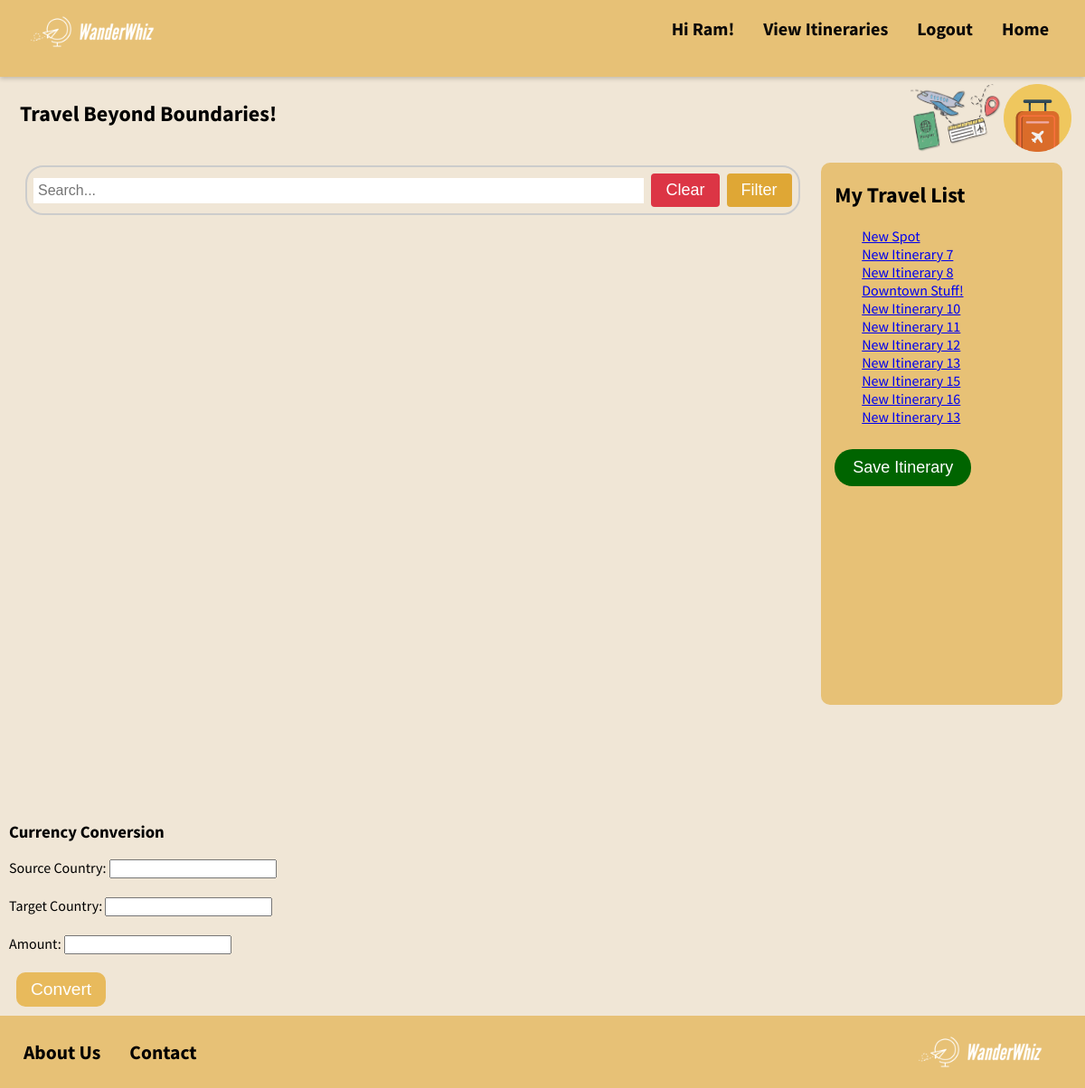
Screenshot of /itineraries/ (signed in) with the database file from the repository.
### members/models.py (models this page shows, shortened)
class Itinerary(models.Model):
    itinerary_name = models.CharField(max_length=255)
    business_list = models.ManyToManyField(Business)
    user_id = models.ForeignKey(User, on_delete=models.CASCADE)

### members/views.py (the view)
# urls.py: path('itineraries/', itinerary_list, name='itinerary_list'),
def itinerary_list(request):
    itineraries = Itinerary.objects.all()
    return render(request, 'itinerary_list.html', {'itineraries': itineraries})

### members/templates/itinerary_list.html
{% extends 'registration/home.html'%}
{% load static %}
{% block itineraryinfo %}
<ul>
  {% for itinerary in itineraries %}
  {% if itinerary.id and itinerary.user_id_id == request.user.id %}
    <li>
        <a href="{% url 'itinerary_detail' id=itinerary.id %}">{{ itinerary.itinerary_name }}</a>
      {% endif %}
    </li>
  {% empty %}
    <li>No itineraries found.</li>
  {% endfor %}
</ul>
{% endblock %}

### members/templates/base.html (shortened to what this page needs)
{% load static %}
<!DOCTYPE html>
<html lang="en">
<head>
    {% block css %}{% endblock %}
    {% block extrahead %}{% endblock %}
</head>
<body>
    <header style= 'padding-left: 2%; padding-right: 2%;'>
        <div class="header-logo">
            <a href="/home">
            <img src="{% static 'images/WanderWhiz-1_5.png'  %}" alt="Logo" width="160" height="60">
            </a>
        </div>
        <nav>
            <ul>
                {% if request.user.is_authenticated %}
                    <li><a href="{% url 'home'%}">Home</a></li>
                    <li><a href="{% url 'logout'%}">Logout</a></li>
                    <li><a href="{% url 'itinerary_list'%}">View Itineraries</a></li>
                    <li><a href="#">Hi {{request.user | title}}!</a></li>
                {% else %}
                    <li><a href="/login">Login</a></li>
                    <li><a href="/register">Sign Up</a></li>
                {% endif %}
            </ul>
        </nav>
    </header>
    <main>
                {% block content %}
                {% endblock %}
    </main>
    <footer id="feet">
        <div class="container-footer">
            <div class="footer-links">
                <a href="#">About Us</a>
                <a href="#">Contact</a>
            </div>
            <div class="footer-logo">
                <img src="{% static 'images/WanderWhiz-1_5.png'  %}" alt="Logo" width="160" height="60">
            </div>
        </div>
    </footer>
</body>
</html>

### members/static/homestylesheet.css (style rules this page uses)
body { background-color: #f0e6d6; width: 100vw; height: 100vh; height: auto; font-family: 'Source Sans Pro', sans-serif; margin: 0; display: flex; flex-direction: column; margin-bottom: 0%; }
li, li::marker { list-style-type: none; }
header { background-color: #E7C176; display: flex; justify-content: space-between; padding: 5px; box-shadow: 0px 2px 5px rgba(0, 0, 0, 0.2); }
nav { height: 75px; }
nav ul { list-style-type: none; padding: 0; margin: 0; overflow: hidden; }
nav li { float: right; }
nav li a { display: block; color: rgb(10, 8, 8); text-align: center; padding: 14px 16px; text-decoration: none; font-size: 20px; font-weight: bolder; }
#feet { background-color: #E7C176; color: #fff; padding: 10px; margin-bottom: 0%; }
.container-footer { display: flex; justify-content: space-between; align-items: center; font-size: 18px; }
.footer-links { display: flex; }
.footer-links a { display: block; color: rgb(4, 2, 2); text-align: center; padding: 14px 16px; text-decoration: none; font-weight: bold; font-size: larger; }
.footer-logo { display: flex; align-items: center; margin-right: 2%; }
.footer-logo img { margin-right: 0px; }

### rows the page displays
Itinerary: itinerary_name "New Spot"
Itinerary: itinerary_name "New Itinerary 7"
Itinerary: itinerary_name "New Itinerary 8"
Itinerary: itinerary_name "Downtown Stuff!"
Itinerary: itinerary_name "New Itinerary 10"
Itinerary: itinerary_name "New Itinerary 11"
Itinerary: itinerary_name "New Itinerary 12"
Itinerary: itinerary_name "New Itinerary 13"
Itinerary: itinerary_name "New Itinerary 15"
Itinerary: itinerary_name "New Itinerary 16"
Itinerary: itinerary_name "New Itinerary 13"

### other values shown
{{ request.user | title }} "Ram"
